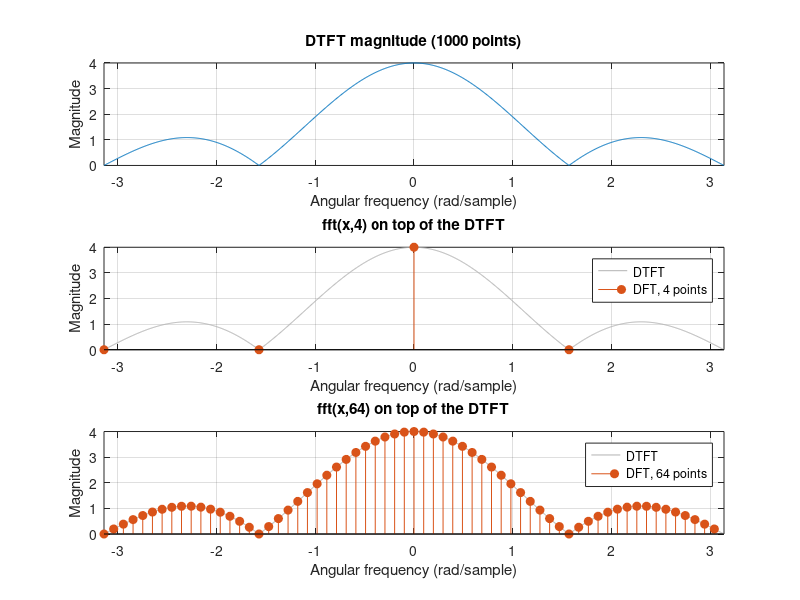

This chart was generated by the following MATLAB code:
%% Exercise 4 - Compare the DTFT and the DFT
clear; clc; close all;

x = [1 1 1 1];
n = 0:length(x)-1;

% DTFT at 1000 frequency values between -pi and pi
w = linspace(-pi, pi, 1000);
X = x * exp(-1j * (n.' * w));

% DFT with 4 points and with 64 points (zero-padded)
X4 = fft(x, 4);
X64 = fft(x, 64);

% DFT bin frequencies, moved into the range -pi to pi
w4 = 2*pi*(0:3)/4;
w4(w4 >= pi) = w4(w4 >= pi) - 2*pi;
w64 = 2*pi*(0:63)/64;
w64(w64 >= pi) = w64(w64 >= pi) - 2*pi;

figure;
subplot(3,1,1);
plot(w, abs(X));
grid on; xlim([-pi pi]);
xlabel('Angular frequency (rad/sample)'); ylabel('Magnitude');
title('DTFT magnitude (1000 points)');

subplot(3,1,2);
plot(w, abs(X), 'Color', [0.7 0.7 0.7]); hold on;
stem(w4, abs(X4), 'filled');
grid on; xlim([-pi pi]);
xlabel('Angular frequency (rad/sample)'); ylabel('Magnitude');
title('fft(x,4) on top of the DTFT');
legend('DTFT', 'DFT, 4 points');

subplot(3,1,3);
plot(w, abs(X), 'Color', [0.7 0.7 0.7]); hold on;
stem(w64, abs(X64), 'filled');
grid on; xlim([-pi pi]);
xlabel('Angular frequency (rad/sample)'); ylabel('Magnitude');
title('fft(x,64) on top of the DTFT');
legend('DTFT', 'DFT, 64 points');

saveas(gcf, 'dtft-dft-comparison.png');

disp('Magnitude of fft(x,4):');
disp(abs(X4));
fprintf('Largest difference between fft(x,64) and the DTFT at the same frequencies: %.2e\n', max(abs(abs(X64) - abs(x * exp(-1j * (n.' * w64))))));
